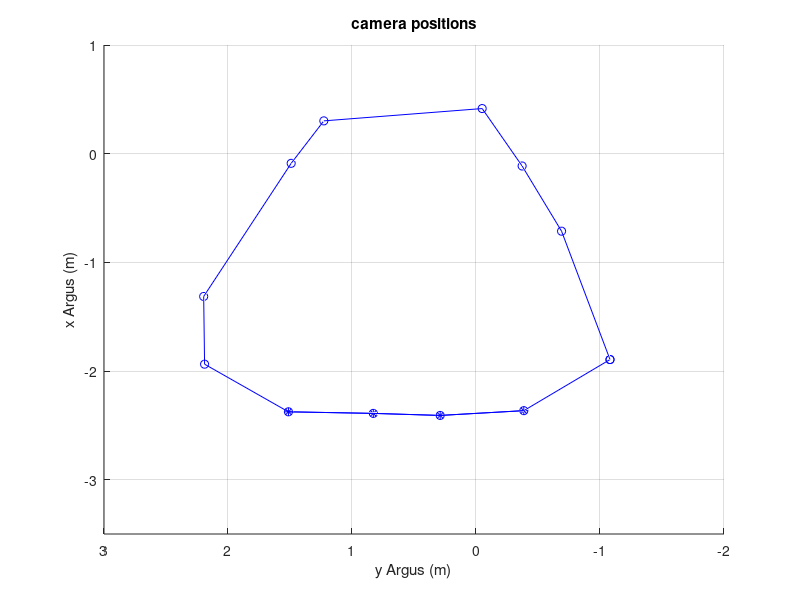

MATLAB code for this plot:
% transformCoord_Cam9to12.m

% Estimate position of cam8 to cam12 in their UP position (=in top of the
% mast) by using average xyz offsets (DOWN vs UP position)for cam 1 to cam8
%
% NOTE we correct vertical location from measured z-coordinate on top of
% camera housing to a camera elevation, by using average elevation 
% difference of GPS surveyed DOWN elevation on top of camera housing and 
% camera elevation as in existing data base file for cam 1 to cam 8
% (so no need to correct elevation measurement in DOWN position to actual 
% camera elevation in UP position)

xyzCams_DOWNandUP = ...
   [-1.7884  -1.2135   15.0010  -1.8946     -1.0807     42.735; ...
   -0.6124   -0.7854   15.0010  -0.71339    -0.68998    42.749;...
    0.0058   -0.4690   15.0010  -0.11346    -0.37195    42.74;...
    0.5418   -0.1276   15.0090  0.41514     -0.049806   42.742;...
    0.3981    1.1669   15.0000  0.30185     1.2271      42.742;...
    0.0021    1.4443   14.9840  -0.088923   1.4906      42.735;...
   -1.2516    2.1232   14.9730  -1.3141     2.1961      42.734;...
   -1.8781    2.1184   14.9470  -1.9372     2.1889      42.739;...
   -2.2803    1.4310   14.9590      NaN         NaN       NaN ;...    
   -2.2948    0.7466   14.9430      NaN         NaN       NaN ;... 
   -2.3136    0.2074   15.0070      NaN         NaN       NaN ;... 
   -2.2697   -0.4672   14.9630      NaN         NaN       NaN ] 
      
% cam1 to cam8 : x y z frame down, new survey; x y z frame from DB
A= [-1.7884   -1.2135   15.0010  -1.8946     -1.0807     42.735; ...
   -0.6124   -0.7854   15.0010  -0.71339    -0.68998    42.749 ;...
    0.0058   -0.4690   15.0010  -0.11346    -0.37195    42.74 ;...
    0.5418   -0.1276   15.0090  0.41514     -0.049806   42.742;...
    0.3981    1.1669   15.0000  0.30185     1.2271      42.742;...
    0.0021    1.4443   14.9840  -0.088923   1.4906      42.735;...
   -1.2516    2.1232   14.9730  -1.3141     2.1961      42.734;...
   -1.8781    2.1184   14.9470  -1.9372     2.1889      42.739  ] 

% estimate UP position for cam8 to cam12 by using the average differences 
% for x,y,z for cam1 to cam8 (DOWN-UP)
% their is also a small offset in x,y direction (so not only for z)

xyzCams_DOWNandUPcalc = xyzCams_DOWNandUP;
xyzCams_DOWNandUPcalc(9:12,4) = xyzCams_DOWNandUPcalc(9:12,1)-(mean(A(:,1)-A(:,4)))
xyzCams_DOWNandUPcalc(9:12,5) = xyzCams_DOWNandUPcalc(9:12,2)-(mean(A(:,2)-A(:,5)))
xyzCams_DOWNandUPcalc(9:12,6) = xyzCams_DOWNandUPcalc(9:12,3)-(mean(A(:,3)-A(:,6)))

%add column with estimated elevation for ALL cameras (for plotting)
xyzCams_DOWNandUPcalc(:,7)= xyzCams_DOWNandUPcalc(:,3)-(mean(A(:,3)-A(:,6))) 
% for plotting purposes add cam 1 at bottom of list    
camsDOWN=xyzCams_DOWNandUP(1:12,1:3); camsDOWN(13,:)= camsDOWN(1,:)
camsUP=xyzCams_DOWNandUPcalc(1:12,4:6); camsUP(13,:)= camsUP(1,:)

% In addition to a translation, there also appears to be some tilting
% happening as the frame is raised to its UP position.
% Correct cam9-cam12 elevation for tilting of frame
% use zcam8-zcam1/ycam8-ycam1 as approximation (y=y_Argus)
z_corr_c1=camsUP(1,3)-camsDOWN(1,3)-27.75;
z_corr_c8=camsUP(8,3)-camsDOWN(8,3)-27.75;
y_corr_c1=camsDOWN(1,2)-(mean(A(:,2)-A(:,5)));
y_corr_c8=camsDOWN(8,2)-(mean(A(:,2)-A(:,5)));

S=(z_corr_c8-z_corr_c1)/(y_corr_c8-y_corr_c1); 

y_corr=camsDOWN(1:12,2)-(mean(A(:,2)-A(:,5)));

z_corr_c9 = xyzCams_DOWNandUPcalc(9,6)+S*(y_corr(9)-y_corr(1))+z_corr_c1;
z_corr_c10 = xyzCams_DOWNandUPcalc(10,6)+S*(y_corr(10)-y_corr(1))+z_corr_c1;
z_corr_c11 = xyzCams_DOWNandUPcalc(11,6)+S*(y_corr(11)-y_corr(1))+z_corr_c1;
z_corr_c12 = xyzCams_DOWNandUPcalc(12,6)+S*(y_corr(12)-y_corr(1))+z_corr_c1;
newcamsZ=[z_corr_c9 z_corr_c10 z_corr_c11 z_corr_c12]

newCamsUP=xyzCams_DOWNandUPcalc(:,4:6);
newCamsUP(9:12,3) = newcamsZ';
% for plotting purposes add cam1 at end of the file
newCamsUP(13,:)=newCamsUP(1,:);

figure(103),clf
hold on
    plot3(newCamsUP(:,2),newCamsUP(:,1),newCamsUP(:,3),'bo-')  
    plot3(newCamsUP(9:12,2),newCamsUP(9:12,1),newCamsUP(9:12,3),'b*-')  
    axis([-2 3 -3.5 1 42.5 43]) 
    set(gca, 'xdir','reverse')
    grid on
    title('camera positions')
    xlabel('y Argus (m)'), ylabel('x Argus (m)')
   
xyz_cam9tocam12=newCamsUP(9:12,:);